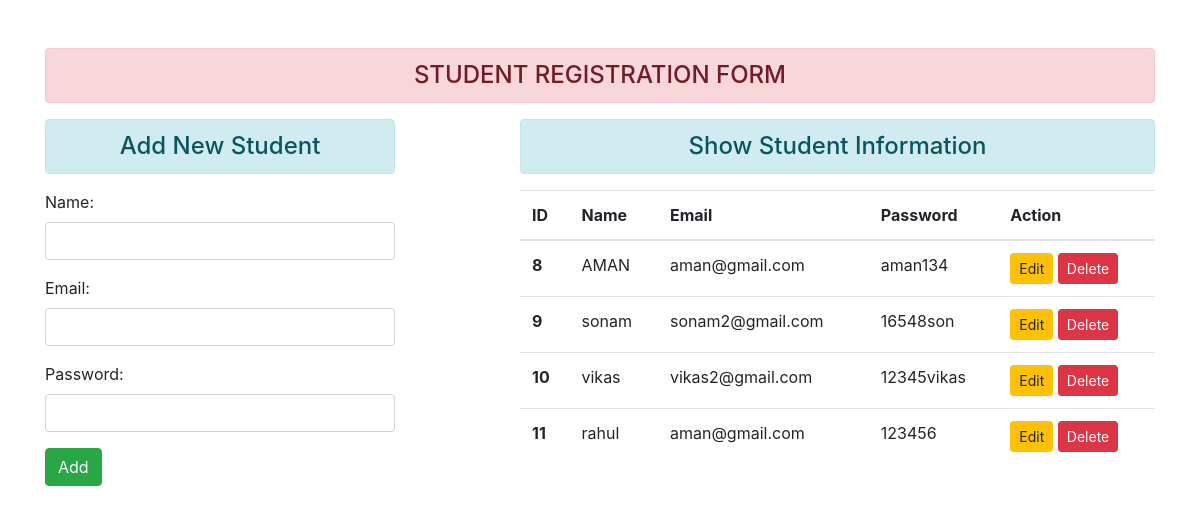
The page / on the database its author committed.
### enroll/models.py (models this page shows)
class User(models.Model):
  name = models.CharField(max_length = 70)
  email = models.EmailField(max_length = 100)
  password = models.CharField(max_length = 70)

### enroll/views.py (the view)
# urls.py: path('',views.add_show,name = "add"),
def add_show(request):
 if request.method == 'POST':
  fm = StudentRegistration(request.POST)
  if fm.is_valid():
   nm = fm.cleaned_data['name']
   em = fm.cleaned_data['email']
   pw = fm.cleaned_data['password']
   reg = User(name=nm, email=em, password=pw)
   reg.save()
   fm = StudentRegistration()
 else:
  fm = StudentRegistration()
 stud = User.objects.all()
 return render(request, 'enroll/addandshow.html', {'form':fm, 'stu':stud})

### enroll/forms.py
class StudentRegistration(forms.ModelForm):
 class Meta:
  model = User
  fields = ['name', 'email', 'password']
  widgets = {
   'name': forms.TextInput(attrs={'class':'form-control'}),
   'email': forms.EmailInput(attrs={'class':'form-control'}),
   'password': forms.PasswordInput(render_value=True, attrs={'class':'form-control'}),
  }

### enroll/templates/enroll/addandshow.html (shortened to what this page needs)
{% extends 'enroll/base.html' %}
{% block content %}
<div class="row">
 <div class="col-sm-4">
  <h4 class="text-center alert alert-info">Add New Student</h4>
  <form action="" method="POST">
   {{form.as_p}}
   <input type="submit" class="btn btn-success" value="Add">
  </form>
 </div>
 <div class="col-sm-7 offset-1">
  <h4 class="text-center alert alert-info">Show Student Information</h4>
  {% if stu %}
   <table class="table table-hover">
     <thead>
       <tr>
         <th scope="col">ID</th>
         <th scope="col">Name</th>
         <th scope="col">Email</th>
         <th scope="col">Password</th>
         <th scope="col">Action</th>
       </tr>
     </thead>
     <tbody>
      {% for st in stu %}
       <tr>
         <th scope="row">{{st.id}}</th>
         <td>{{st.name}}</td>
         <td>{{st.email}}</td>
         <td>{{st.password}}</td>
         <td>
         <a href="{% url 'updatedata' st.id %}" class="btn btn-warning btn-sm">Edit</a>
         <form action="{% url 'deletedata' st.id %}" method="post" class="d-inline"> {% csrf_token %}
          <input type="submit" class="btn btn-danger btn-sm" value="Delete">
         </form>
         </td>
       </tr>
      {% endfor %}
     </tbody>
   </table>
  {% else %}
   <h4 class="text-center alert alert-warning">No Records</h4>
  {% endif %}
 </div>
</div>
{% endblock content %}

### enroll/templates/enroll/base.html (shortened to what this page needs)
<!DOCTYPE html>
{% load static %}
<html>
<head>
  <link rel="stylesheet"  href="{% static 'enroll/css/bootstrap.css' %}">
</head>
<body>
  <div class="container mt-5">
    <h4 class="text-center alert alert-danger">STUDENT REGISTRATION FORM</h4>
    {% block content %} {% endblock content %}
  </div>
</body>
</html>

### rows shown on the page
User: id "8", name "AMAN", email "aman@gmail.com", password "aman134"
User: id "9", name "sonam", email "sonam2@gmail.com", password "16548son"
User: id "10", name "vikas", email "vikas2@gmail.com", password "12345vikas"
User: id "11", name "rahul", email "aman@gmail.com", password "123456"
